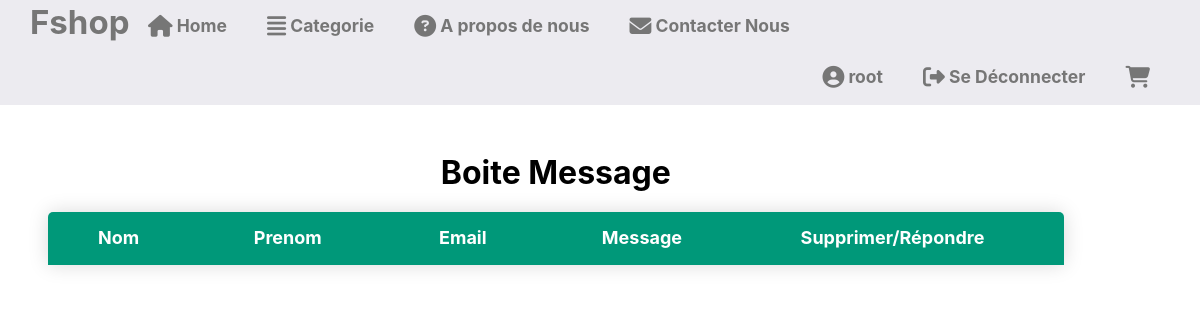
The page /message.php (signed in) on the database as committed earlier.
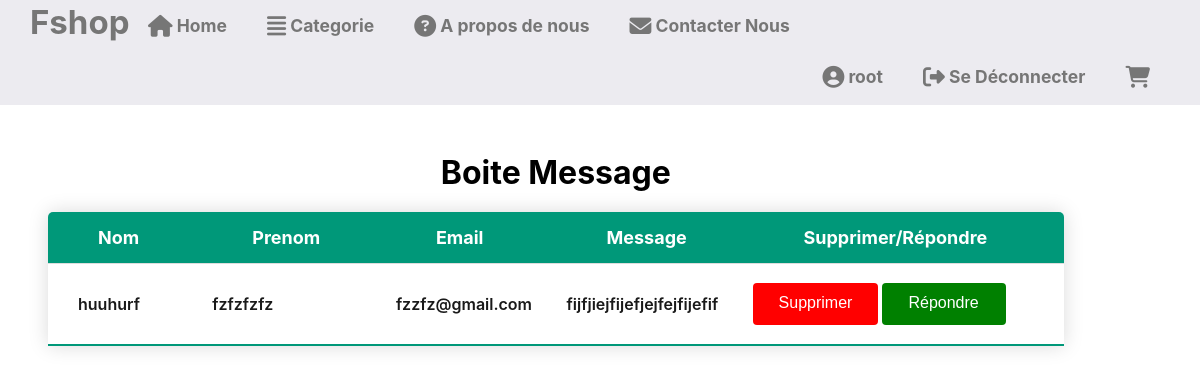
The same page on the database as committed later.
### tables this page shows
CREATE TABLE IF NOT EXISTS `message` (
  `idm` int(11) NOT NULL AUTO_INCREMENT,
  `id_V` int(11) DEFAULT NULL,
  `nom` varchar(20) NOT NULL,
  `prenom` varchar(20) DEFAULT NULL,
  `email` varchar(50) DEFAULT NULL,
  `message` varchar(1000) DEFAULT NULL,
  `date_envoie` timestamp NOT NULL DEFAULT CURRENT_TIMESTAMP,
  PRIMARY KEY (`idm`)
);

### db.php (called while the page is built, shortened)
<?php
  Class DB{
    private $serveur="localhost";
    private $login="root";
    private $password="";
    private $db="e-commerce";
    public function __construct($serveur=null,$login=null,$password=null,$db=null){
         if($serveur != null){
             $this->serveur=$serveur;
             $this->login=$login;
             $this->password=$password;
             $this->db=$db;
         }
       try{
         $this->connexion = new PDO("mysql:host=$this->serveur;dbname=$this->db",$this->login,$this->password);
        }
        catch(PDOException $e){
            echo $e->getMessage();
        }
    }
  }
?>

### _header.php (called while the page is built, shortened)
<?php
 require 'db.php';
 $DB=new DB("localhost","root","","e-commerce");
?>

### message.php (the view, shortened to what this page needs)
<?php
    require '_header.php';
     $res=$DB->connexion->query("SELECT idm,nom,prenom,email,message FROM message ;");
?>
<!DOCTYPE html>
<html lang="en">
<head>
    <link rel="stylesheet" href="style.css">
</head>
<body>
  <?php require('header.php');?>
<div class="fdemande">
  <div class="demande">
       <h1> Boite Message </h1>
    <table >
       <tr class="firstcolor"> <th>Nom</th><th>Prenom</th> <th>	Email</th> <th>Message</th>
           <th>Supprimer/Répondre</th>
    </tr>
    <?php
       foreach($res as $tab){
           echo "<tr>";
            echo "<td>".$tab['nom']; echo "</td>";
            echo " <td>  ".$tab['prenom']; echo "</td>";
            echo " <td>  ". $tab['email']; echo "</td>";
            echo " <td>  ".$tab['message'];  echo "</td>";
              $id=$tab['idm'];
    ?>
            <td>
        <input type="button" class="supp" name="supprimer"  value="Supprimer" onClick="supprimer(<?php echo $id; ?>)" >
        <input type="button"  class="repo" value="Répondre" onClick="repondre(<?php echo $id; ?>)" >
      </td>
        </tr>
       <?php
          }
       ?>
    </table>
 </div>
</div>
</body>
</html>

Rows that differ between the two databases and show on the page:
added message: nom "huuhurf", prenom "fzfzfzfz", email "fzzfz@gmail.com", message "fijfjiejfijefjejfejfijefif"
